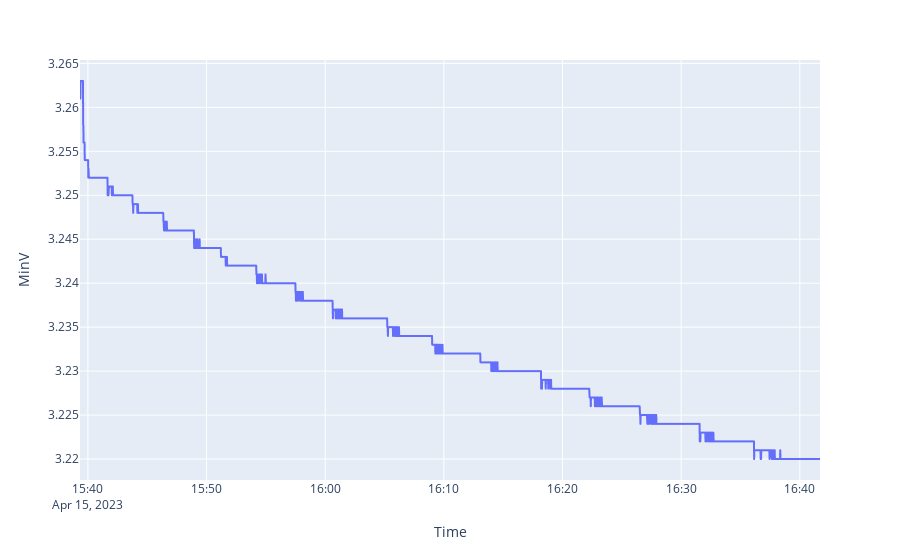

Write notebook code for a chart like this one.
### Code cell
fig = px.line(discharge_data, x="Time", y="MinV")
fig.show()

### Figure 1 — Plotly figure (JSON) as saved in the notebook; plotly's stock layout.template omitted (floating-point values rounded to 4 significant figures; data arrays with more than 128 entries replaced by an {"elided": "..."} marker saying what was removed)
{"data": [{"hovertemplate": "Time=%{x}<br>MinV=%{y}<extra></extra>", "legendgroup": "", "line": {"color": "#636efa", "dash": "solid"}, "marker": {"symbol": "circle"}, "mode": "lines", "name": "", "showlegend": false, "type": "scattergl", "x": {"elided": "3399 str values"}, "xaxis": "x", "y": {"elided": "3399 float values"}, "yaxis": "y"}], "layout": {"legend": {"tracegroupgap": 0}, "margin": {"t": 60}, "xaxis": {"anchor": "y", "domain": [0, 1], "title": {"text": "Time"}}, "yaxis": {"anchor": "x", "domain": [0, 1], "title": {"text": "MinV"}}}}
